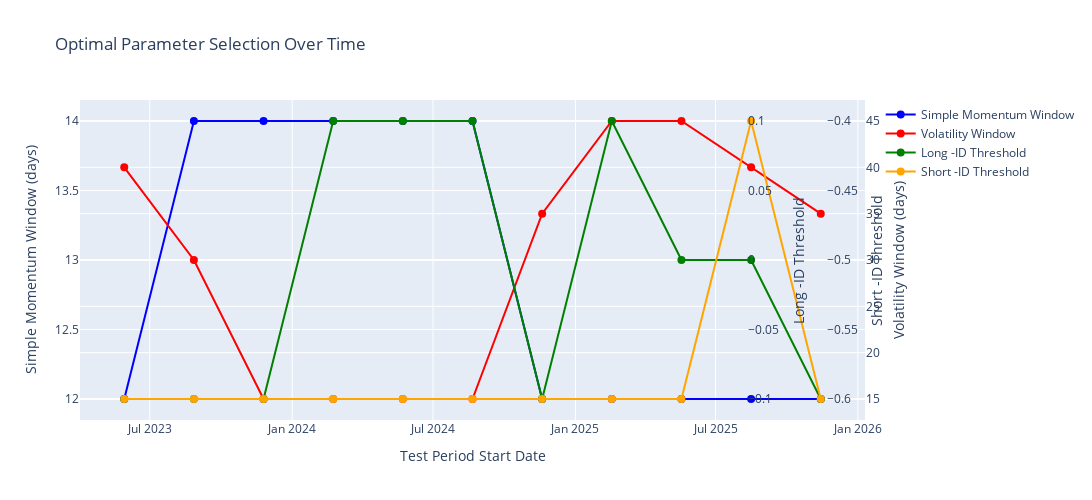

Notebook code cell kept with this figure:
### Code cell
# Visualization: Parameter Selection Over Time

fig = go.Figure()

fig.add_trace(go.Scatter(
    x=wf_summary['test_start'],
    y=wf_summary['best_simple_window'],
    mode='lines+markers',
    name='Simple Momentum Window',
    line=dict(color='blue', width=2),
    marker=dict(size=8)
))

fig.add_trace(go.Scatter(
    x=wf_summary['test_start'],
    y=wf_summary['best_vol_window'],
    mode='lines+markers',
    name='Volatility Window',
    line=dict(color='red', width=2),
    marker=dict(size=8),
    yaxis='y2'
))

fig.add_trace(go.Scatter(
    x=wf_summary['test_start'],
    y=wf_summary['best_long_id_threshold'],
    mode='lines+markers',
    name='Long -ID Threshold',
    line=dict(color='green', width=2),
    marker=dict(size=8),
    yaxis='y3'
))

fig.add_trace(go.Scatter(
    x=wf_summary['test_start'],
    y=wf_summary['best_short_id_threshold'],
    mode='lines+markers',
    name='Short -ID Threshold',
    line=dict(color='orange', width=2),
    marker=dict(size=8),
    yaxis='y4'
))

fig.update_layout(
    title='Optimal Parameter Selection Over Time',
    xaxis_title='Test Period Start Date',
    yaxis=dict(title='Simple Momentum Window (days)', side='left'),
    yaxis2=dict(title='Volatility Window (days)', overlaying='y', side='right'),
    yaxis3=dict(title='Long -ID Threshold', overlaying='y', side='right', position=0.85),
    yaxis4=dict(title='Short -ID Threshold', overlaying='y', side='right', position=0.95),
    hovermode='x unified',
    width=1400,
    height=500
)

fig.show()

### Figure 1 — Plotly figure (JSON) as saved in the notebook; plotly's stock layout.template omitted (floating-point values rounded to 4 significant figures)
{"data": [{"line": {"color": "blue", "width": 2}, "marker": {"size": 8}, "mode": "lines+markers", "name": "Simple Momentum Window", "type": "scatter", "x": ["2023-05-29T00:00:00", "2023-08-27T00:00:00", "2023-11-25T00:00:00", "2024-02-23T00:00:00", "2024-05-23T00:00:00", "2024-08-21T00:00:00", "2024-11-19T00:00:00", "2025-02-17T00:00:00", "2025-05-18T00:00:00", "2025-08-16T00:00:00", "2025-11-14T00:00:00"], "y": [12, 14, 14, 14, 14, 14, 12, 12, 12, 12, 12]}, {"line": {"color": "red", "width": 2}, "marker": {"size": 8}, "mode": "lines+markers", "name": "Volatility Window", "type": "scatter", "x": ["2023-05-29T00:00:00", "2023-08-27T00:00:00", "2023-11-25T00:00:00", "2024-02-23T00:00:00", "2024-05-23T00:00:00", "2024-08-21T00:00:00", "2024-11-19T00:00:00", "2025-02-17T00:00:00", "2025-05-18T00:00:00", "2025-08-16T00:00:00", "2025-11-14T00:00:00"], "y": [40, 30, 15, 15, 15, 15, 35, 45, 45, 40, 35], "yaxis": "y2"}, {"line": {"color": "green", "width": 2}, "marker": {"size": 8}, "mode": "lines+markers", "name": "Long -ID Threshold", "type": "scatter", "x": ["2023-05-29T00:00:00", "2023-08-27T00:00:00", "2023-11-25T00:00:00", "2024-02-23T00:00:00", "2024-05-23T00:00:00", "2024-08-21T00:00:00", "2024-11-19T00:00:00", "2025-02-17T00:00:00", "2025-05-18T00:00:00", "2025-08-16T00:00:00", "2025-11-14T00:00:00"], "y": [-0.1, -0.1, -0.1, 0.1, 0.1, 0.1, -0.1, 0.1, 0.0, 0.0, -0.1], "yaxis": "y3"}, {"line": {"color": "orange", "width": 2}, "marker": {"size": 8}, "mode": "lines+markers", "name": "Short -ID Threshold", "type": "scatter", "x": ["2023-05-29T00:00:00", "2023-08-27T00:00:00", "2023-11-25T00:00:00", "2024-02-23T00:00:00", "2024-05-23T00:00:00", "2024-08-21T00:00:00", "2024-11-19T00:00:00", "2025-02-17T00:00:00", "2025-05-18T00:00:00", "2025-08-16T00:00:00", "2025-11-14T00:00:00"], "y": [-0.6, -0.6, -0.6, -0.6, -0.6, -0.6, -0.6, -0.6, -0.6, -0.4, -0.6], "yaxis": "y4"}], "layout": {"height": 500, "hovermode": "x unified", "title": {"text": "Optimal Parameter Selection Over Time"}, "width": 1400, "xaxis": {"title": {"text": "Test Period Start Date"}}, "yaxis": {"side": "left", "title": {"text": "Simple Momentum Window (days)"}}, "yaxis2": {"overlaying": "y", "side": "right", "title": {"text": "Volatility Window (days)"}}, "yaxis3": {"overlaying": "y", "position": 0.85, "side": "right", "title": {"text": "Long -ID Threshold"}}, "yaxis4": {"overlaying": "y", "position": 0.95, "side": "right", "title": {"text": "Short -ID Threshold"}}}}
